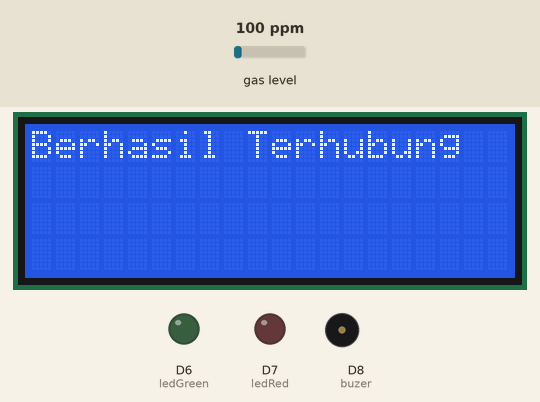
The sketch below on a simulated ESP8266 (NodeMCU). Shown: 20×4 character LCD, output pins drawn as LEDs (lit = HIGH), buzzer (waves = sounding, pin HIGH). Inputs (shaded band) come from the test bench; at power-on: gas level 100 ppm.

Above: at 1.7 s.
At 4.8 s:
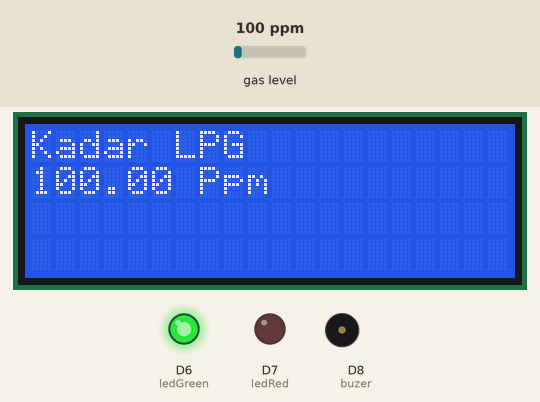
4.9 s: gas level set to 20 ppm
At 6.1 s:
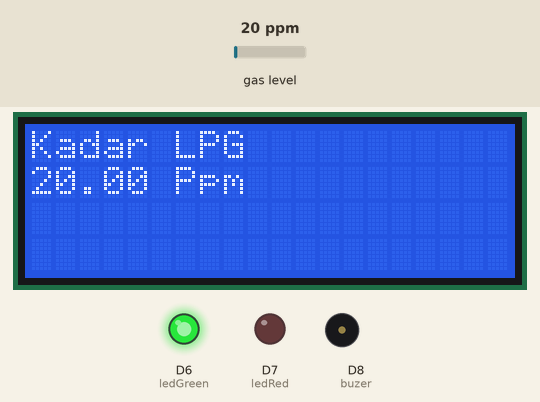
7.2 s: gas level set to 250 ppm
At 8.9 s:
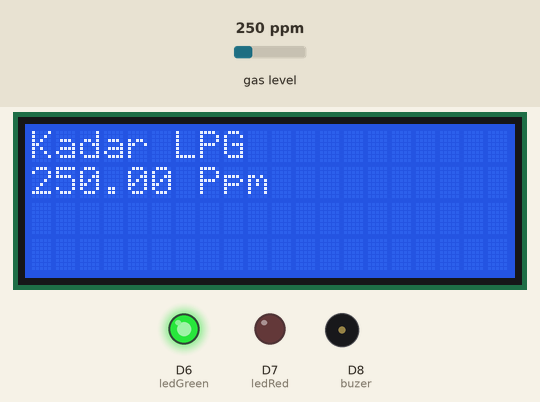
9.2 s: gas level set to 500 ppm
At 11.2 s:
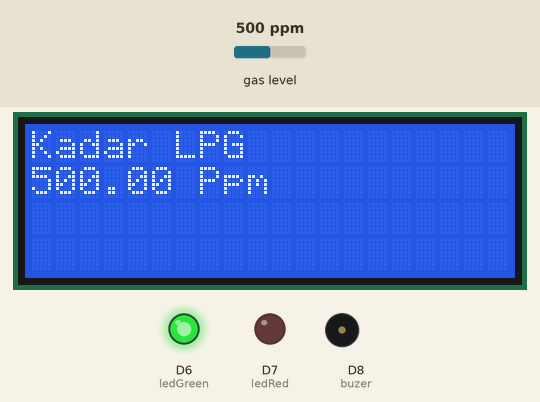
Timing chart, 0 to 12.7 s (numbered marks = the images above; inputs shaded):
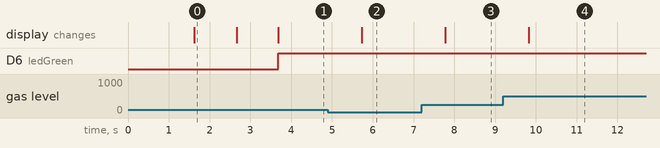

Measured:
- after the input at 4.9 s, the display: changes after 0.83 s (image 2)
- after the input at 7.2 s, the display: changes after 0.58 s (image 3)
- after the input at 9.2 s, the display: changes after 0.62 s (image 4)
- what the display in image 0 shows lasts 1.1 s, from 1.6 s to 2.7 s

The sketch:

gas_iot_telegram.ino
```cpp
// library yang dibutuhkan
// CTBot at version 2.1.9
// ArduinoJson at version 6.21.2
// LiquidCrystal I2C at version 1.1.2

#include <CTBot.h>
#include <LiquidCrystal_I2C.h>
#include "mq2.h"


String nama_wifi = "LAC";                                         // REPLACE mySSID WITH YOUR WIFI SSID
String password_wifi = "Larissa78";                               // REPLACE myPassword YOUR WIFI PASSWORD, IF ANY
String token = "6027481324:AAFF4CvF0nweqnPNfa3lTuUe9S3VKFi6Ra4";  // Token Telegram bot
#define myId 1901323529                                           // Id Telegram penerima

int sensor_pin = A0;
const int buzer = D8;
const int ledRed = D7;
const int ledGreen = D6;

LiquidCrystal_I2C lcd(0x27, 20, 4);  // set the LCD address to 0x27 for a 16 chars and 2 line display
CTBot myBot;
mq2 Sensor = mq2(A0);

void setup() {
  pinMode(buzer, OUTPUT);
  pinMode(ledGreen, OUTPUT);
  pinMode(ledRed, OUTPUT);
  lcd.init();  // initialize the lcd
  lcd.backlight();
  lcd.setCursor(0, 0);
  lcd.print("Calibrasi Sensor");
  lcd.setCursor(0, 1);


  lcd.clear();
  lcd.setCursor(0, 0);
  lcd.print("Connecting To");
  lcd.setCursor(0, 1);
  lcd.print(nama_wifi);

  myBot.wifiConnect(nama_wifi, password_wifi);  // connect the ESP8266 to the desired access point
  myBot.setTelegramToken(token);  // set the telegram bot token

  lcd.clear();
  lcd.setCursor(0, 0);
  lcd.print("Berhasil Terhubung");
  delay(1000);
  lcd.clear();
  lcd.setCursor(0, 0);
  lcd.print("Test Koneksi");
  lcd.setCursor(0, 1);
  lcd.print("ke Telegram bot");
  lcd.setCursor(0, 1);
  if (myBot.testConnection())  // check if all things are ok
  {
    lcd.print("Koneksi Sukses ");
  } else {
    lcd.print("Gagal Terkoneksi");
  }
  delay(1000);
}

void loop() {
  float lpg = Sensor.getPpm();  // Sensor will read PPM concentration using the model, a and b values set previously or from the setup

  lcd.clear();
  lcd.setCursor(0, 0);
  lcd.print("Kadar LPG");
  lcd.setCursor(0, 1);
  lcd.print(lpg);
  lcd.print(" Ppm");

  if (lpg > 1000) {
    digitalWrite(buzer, HIGH);
    digitalWrite(ledGreen, LOW);
    digitalWrite(ledRed, HIGH);
    TBMessage msg;
    msg.text = "Terjadi Kebocoran Gas, kadar LPG = " + String(lpg) + " Ppm";
    myBot.sendMessage(myId, msg.text);
  } else {
    digitalWrite(ledGreen, HIGH);
    digitalWrite(ledRed, LOW);
    digitalWrite(buzer, LOW);
  }
  delay(1000);
}
```

mq2.cpp
```cpp
#include "mq2.h"


mq2::mq2(int pin)
{

    MQ2 = new MQUnifiedsensor(Board, Voltage_Resolution, ADC_Bit_Resolution, pin, Type);
    // Set math model to calculate the PPM concentration and the value of constants
    MQ2->setRegressionMethod(1); //_PPM =  a*ratio^b
    MQ2->setA(574.25);
    MQ2->setB(-2.222); // Configure the equation to to calculate LPG concentration
    /*
      Exponential regression:
      Gas    | a      | b
      H2     | 987.99 | -2.162
      LPG    | 574.25 | -2.222
      CO     | 36974  | -3.109
      Alcohol| 3616.1 | -2.675
      Propane| 658.71 | -2.168
    */

    /*****************************  MQ Init ********************************************/
    // Remarks: Configure the pin of arduino as input.
    /************************************************************************************/
    MQ2->init();
    /*
      //If the RL value is different from 10K please assign your RL value with the following method:
      MQ2->setRL(10);
    */
    /*****************************  MQ CAlibration ********************************************/
    // Explanation:
    // In this routine the sensor will measure the resistance of the sensor supposedly before being pre-heated
    // and on clean air (Calibration conditions), setting up R0 value.
    // We recomend executing this routine only on setup in laboratory conditions.
    // This routine does not need to be executed on each restart, you can load your R0 value from eeprom.
    // Acknowledgements: https://jayconsystems.com/blog/understanding-a-gas-sensor
    // Serial.print("Calibrating please wait.");
    float calcR0 = 0;
    for (int i = 1; i <= 10; i++)
    {
        MQ2->update(); // Update data, the arduino will read the voltage from the analog pin
        calcR0 += MQ2->calibrate(RatioMQ2CleanAir);
        // Serial.print(".");
    }
    MQ2->setR0(calcR0 / 10);
    // Serial.println("  done!.");

    if (isinf(calcR0))
    {
        Serial.println("Warning: Conection issue, R0 is infinite (Open circuit detected) please check your wiring and supply");
        while (1)
            ;
    }
    if (calcR0 == 0)
    {
        Serial.println("Warning: Conection issue found, R0 is zero (Analog pin shorts to ground) please check your wiring and supply");
        while (1)
            ;
    }
    /*****************************  MQ CAlibration ********************************************/
}

float mq2::getPpm()
{
    MQ2->update();                    // Update data, the arduino will read the voltage from the analog pin
    float result = MQ2->readSensor(); // Sensor will read PPM concentration using the model, a and b values set previously or from the setup
    return result;
}
mq2::~mq2()
{
}
```

mq2.h
```cpp
// #include "MQUnifiedsensor.h"
#ifndef mq2_h
#define mq2_h
// Include the library
#include "MQUnifiedsensor.h"
/************************Hardware Related Macros************************************/
#define Board ("Node MCU")
#define Pin (A0) // Analog input 3 of your arduino
/***********************Software Related Macros************************************/
#define Type ("MQ-2") // MQ2
#define Voltage_Resolution (6.6)
#define ADC_Bit_Resolution (10) // For arduino UNO/MEGA/NANO
#define RatioMQ2CleanAir (9.83) // RS / R0 = 9.83 ppm
class mq2
{
private:
    /*****************************Globals***********************************************/
    MQUnifiedsensor* MQ2 ;//= MQUnifiedsensor(Board, Voltage_Resolution, ADC_Bit_Resolution, Pin, Type);
    /*****************************Globals***********************************************/
    /* data */
public:
    mq2(int pin);
    ~mq2();
    float getPpm();
};

#endif
```
